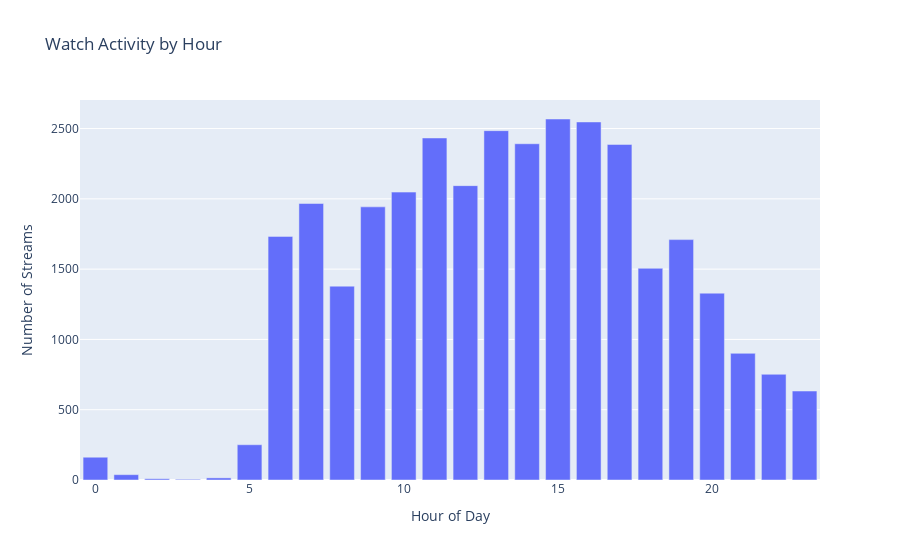

Source (notebook cell):
### Code cell
# Use Matplotlib to plot the all-time streams by hour
hourly_df.plot(kind="bar", x="hour", y="count")
plt.title("Watch Activity by Hour")
plt.xlabel("Hour of the Day")
plt.ylabel("Number of Streams")
plt.show()

# Or using Plotly for an interactive bar chart
fig = px.bar(
    hourly_df,
    x="hour",
    y="count",
    title="Watch Activity by Hour",
    labels={"hour" : "Hour of Day", "count" : "Number of Streams"}
)
fig.show()

### Figure 1 — Plotly figure (JSON) as saved in the notebook; plotly's stock layout.template omitted (floating-point values rounded to 4 significant figures)
{"data": [{"hovertemplate": "Hour of Day=%{x}<br>Number of Streams=%{y}<extra></extra>", "legendgroup": "", "marker": {"color": "#636efa", "pattern": {"shape": ""}}, "name": "", "orientation": "v", "showlegend": false, "textposition": "auto", "type": "bar", "x": [0, 1, 2, 3, 4, 5, 6, 7, 8, 9, 10, 11, 12, 13, 14, 15, 16, 17, 18, 19, 20, 21, 22, 23], "xaxis": "x", "y": [162, 38, 9, 5, 15, 251, 1733, 1967, 1379, 1943, 2048, 2433, 2094, 2485, 2392, 2568, 2547, 2387, 1506, 1710, 1329, 901, 752, 633], "yaxis": "y"}], "layout": {"barmode": "relative", "legend": {"tracegroupgap": 0}, "title": {"text": "Watch Activity by Hour"}, "xaxis": {"anchor": "y", "domain": [0, 1], "title": {"text": "Hour of Day"}}, "yaxis": {"anchor": "x", "domain": [0, 1], "title": {"text": "Number of Streams"}}}}
